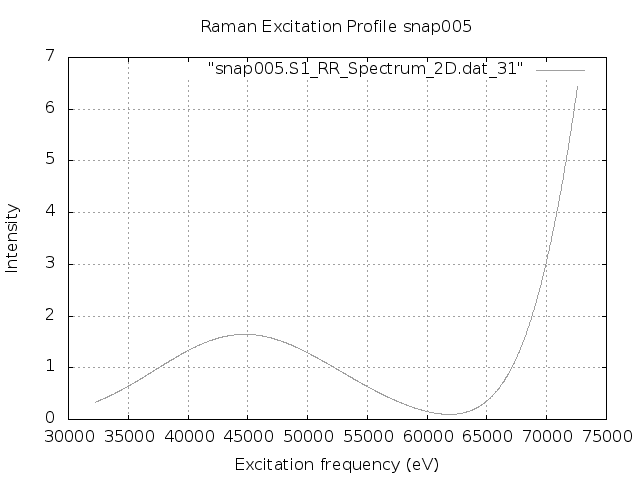

Recreate this plot in gnuplot.
set terminal png
set output "snap005.S1.REP_frozen.png"
set xlabel 'Excitation frequency (eV)'
set ylabel 'Intensity'
set title "Raman Excitation Profile snap005"
set grid
set autoscale
plot "snap005.S1_RR_Spectrum_2D.dat_31" with lines lc "blue"
exit
